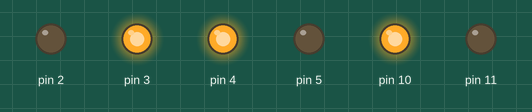
Simulated run of this program. Board: Arduino Nano, built with avr-gcc and run on an emulated ATmega328P. Parts: output pins drawn as LEDs (lit = HIGH).

Above: at 0.05 s.
At 1.0 s:
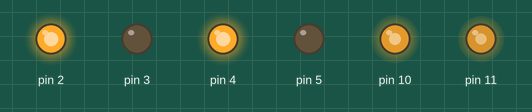
At 1.95 s:
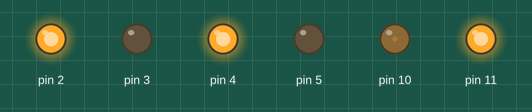
At 3.9 s:
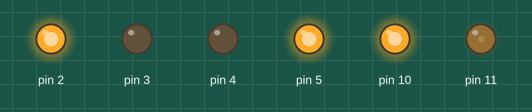
At 5.85 s:
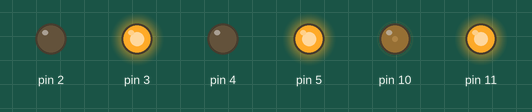
At 7.8 s:
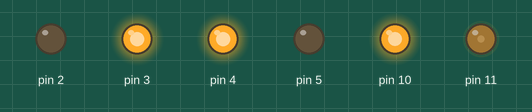
Timing chart, 0 to 10.4 s (numbered marks = the images above):
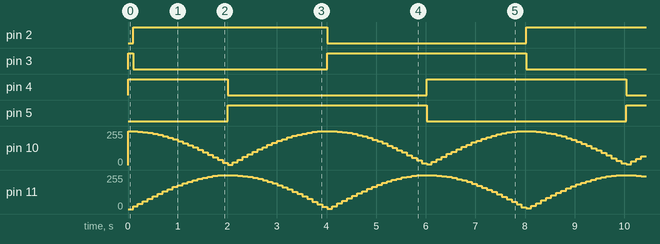

The program:

main.cpp
```cpp
#include <math.h>
#include <Arduino.h>
#include "MotorDriver.h"

//int STBY = -1;

int PWMA = 11;
int AIN1 = 2;
int AIN2 = 3;

int PWMB = 10;
int BIN1 = 4;
int BIN2 = 5;

int LEFT = A_MOTOR;
int RIGHT = B_MOTOR;
MotorDriver driver;

void setup() {
    // Motor
    driver = MotorDriver();
    driver.initMotorA(PWMA, AIN1, AIN2);
    driver.initMotorB(PWMB, BIN1, BIN2);
}

void loop() {
    int leftSpeed = 255 * sin( millis() * 2 * PI / 8000 );
    int rightSpeed = 255 * cos( millis() * 2 * PI / 8000 );

    driver.setSpeed(LEFT, leftSpeed);
    driver.setSpeed(RIGHT, rightSpeed);

    delay(100);
}
```

Motor.cpp
```cpp
/**
 * Motor Class for Motor Driver TB6612FNG
 */

#include <Arduino.h>
#include "Motor.h"

Motor::Motor() {}
Motor::Motor(int pwm, int in1, int in2) {
    this->pwm = pwm;
    this->in1 = in1;
    this->in2 = in2;

    // Initiate pins
    pinMode(in1, OUTPUT);
    pinMode(in2, OUTPUT);
}

void Motor::setSpeed(int speed) {
    (speed > 0) ? forward(speed) : backward(-speed);
}

void Motor::forward(int speed) {
    digitalWrite(in1, HIGH);
    digitalWrite(in2, LOW);
    analogWrite(pwm, speed);
}

void Motor::backward(int speed) {
    digitalWrite(in1, LOW);
    digitalWrite(in2, HIGH);
    analogWrite(pwm, speed);
}

void Motor::shortBreak() {
    digitalWrite(in1, HIGH);
    digitalWrite(in2, HIGH);
}

void Motor::stop() {
    digitalWrite(in1, LOW);
    digitalWrite(in2, LOW);
}
```

Motor.h
```cpp
/**
 * Motor Class for Motor Driver TB6612FNG
 */

#ifndef Motor_h
#define Motor_h

#include <Arduino.h>

const int FORWARD = 0;
const int BACKWARD = 1;

class Motor {
    public:
        Motor(); // Solely to allow the initiation of arrays
        Motor(int pwm, int in1, int in2);

        void setSpeed(int speed);

        void forward(int speed);
        void backward(int speed);

        void shortBreak();
        void stop();
    private:
        int pwm;
        int in1;
        int in2;
};

#endif
```

MotorDriver.cpp
```cpp
/**
 * Motor Class for Motor Driver TB6612FNG
 */

#include <Arduino.h>
#include "MotorDriver.h"

MotorDriver::MotorDriver(int standby, boolean enable) {
    this->standby = standby;

    if (standby != -1) pinMode(standby, OUTPUT);
    if (enable) this->enable();
}

void MotorDriver::enable() {
    //if (standby == -1) throw NoStandbyPinInitiated();
    digitalWrite(standby, HIGH);
}

void MotorDriver::disable() {
    //if (standby == -1) throw NoStandbyPinInitiated();
    digitalWrite(standby, LOW);
}

void MotorDriver::initMotorA(int pwm, int in1, int in2) { initMotor(A_MOTOR, pwm, in1, in2); }
void MotorDriver::initMotorB(int pwm, int in1, int in2) { initMotor(B_MOTOR, pwm, in1, in2); }

void MotorDriver::initMotor(int motor, int pwm, int in1, int in2) {
    //if (motor < 0 || motor >= NUM_OF_MOTORS) throw NoSuchMotorException();
    motors[motor] = Motor(pwm, in1, in2);
}


void MotorDriver::setSpeedA(int speed) { setSpeed(A_MOTOR, speed); }
void MotorDriver::setSpeedB(int speed) { setSpeed(B_MOTOR, speed); }

void MotorDriver::setSpeed(int motor, int speed) {
    //if (motor < 0 || motor >= NUM_OF_MOTORS) throw NoSuchMotorException();
    motors[motor].setSpeed(speed);
}
```

MotorDriver.h
```cpp
/**
 * MotorDriver Class for TB6612FNG
 */

#ifndef MotorDriver_h
#define MotorDriver_h

#include <Arduino.h>
#include "Motor.h"

const int A_MOTOR = 0;
const int B_MOTOR = 1;

const int NUM_OF_MOTORS = 2;

class MotorDriver {
    public:
        MotorDriver(int standby = -1, boolean enable = false);

        void enable();
        void disable();

        void initMotorA(int pwm, int in1, int in2);
        void initMotorB(int pwm, int in1, int in2);
        void initMotor(int motor, int pwm, int in1, int in2);

        void setSpeedA(int speed);
        void setSpeedB(int speed);
        void setSpeed(int motor, int speed);
    private:
        int standby;
        Motor motors [NUM_OF_MOTORS];
};

#endif
```

Measured:
- by itself, pin 2, pin 5: alternates HIGH for 4.0 s and LOW for 4.0 s
- by itself, pin 3: repeats every 7.9 s: LOW 3.9 s, HIGH 4.0 s
- by itself, pin 4: repeats every 8.0 s: LOW 4.0 s, HIGH 4.0 s
